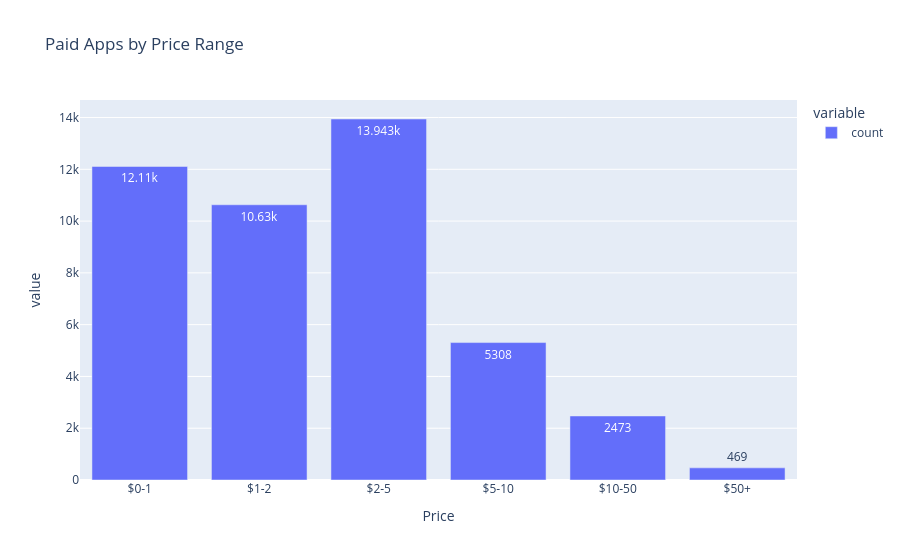

Notebook cell for this chart:
### Markdown cell above
Q5: Are there outliers in prices of paid apps?

### Code cell
paid = df[df['Price'] > 0]
price_group = pd.cut(paid['Price'], bins=[0, 1, 2, 5, 10, 50, 500],
                     labels=['$0-1', '$1-2', '$2-5', '$5-10', '$10-50', '$50+'])
px.bar(price_group.value_counts().sort_index(), text_auto=True, title='Paid Apps by Price Range')

### Figure 1 — Plotly figure (JSON) as saved in the notebook; plotly's stock layout.template omitted (floating-point values rounded to 4 significant figures)
{"data": [{"hovertemplate": "variable=count<br>Price=%{x}<br>value=%{y}<extra></extra>", "legendgroup": "count", "marker": {"color": "#636efa", "pattern": {"shape": ""}}, "name": "count", "orientation": "v", "showlegend": true, "textposition": "auto", "texttemplate": "%{y}", "type": "bar", "x": ["$0-1", "$1-2", "$2-5", "$5-10", "$10-50", "$50+"], "xaxis": "x", "y": [12110, 10630, 13943, 5308, 2473, 469], "yaxis": "y"}], "layout": {"barmode": "relative", "legend": {"title": {"text": "variable"}, "tracegroupgap": 0}, "title": {"text": "Paid Apps by Price Range"}, "xaxis": {"anchor": "y", "domain": [0, 1], "title": {"text": "Price"}}, "yaxis": {"anchor": "x", "domain": [0, 1], "title": {"text": "value"}}}}
